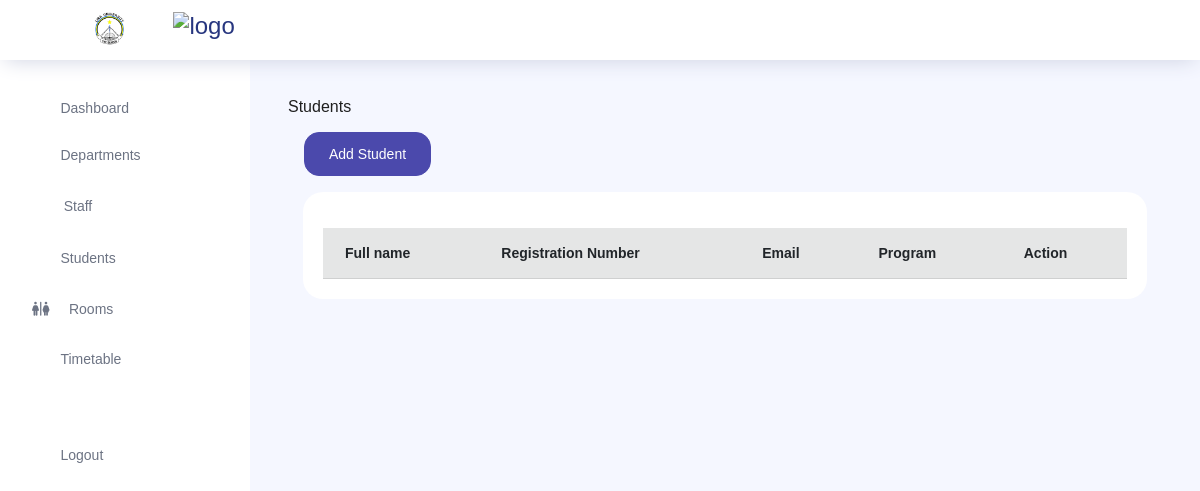
/student/, run on an earlier commit of the app's database.
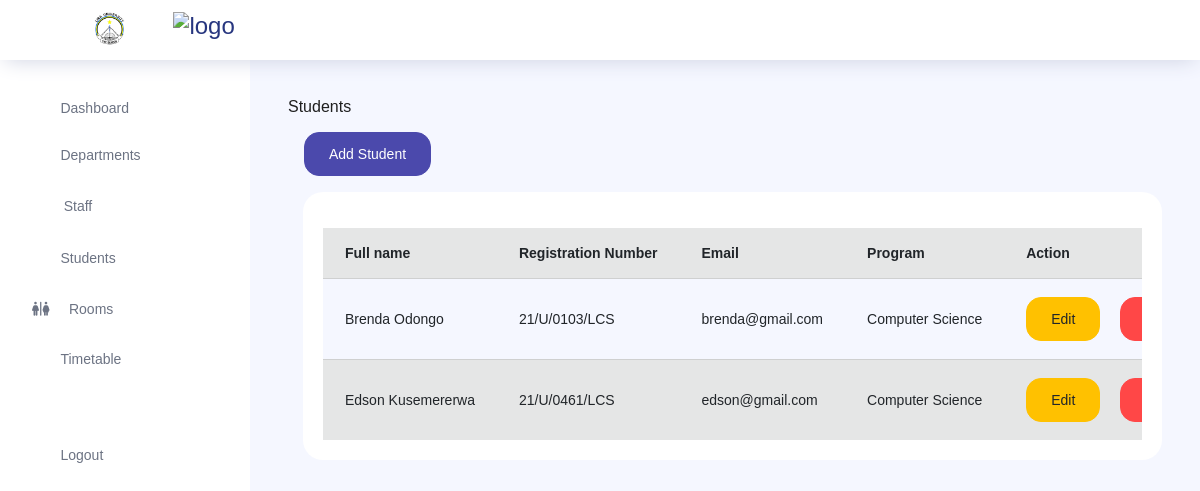
And on a later commit of the database.
### store/models.py (models this page shows, shortened)
class Student(models.Model):
    reg_no = models.CharField(max_length=40)
    first_name = models.CharField(max_length=50)
    last_name = models.CharField(max_length=50)
    email = models.EmailField()
    program = models.ForeignKey(Program, on_delete=models.CASCADE)
    password = models.CharField(max_length=255)

class Program(models.Model):
    program_name = models.CharField(max_length=100)
    program_code = models.CharField(max_length=20)
    department = models.ForeignKey(Department, on_delete=models.CASCADE)
    def __str__(self):
        return self.program_name

### core/views.py (the view, shortened to what this page needs)
# urls.py: path('student/', views.students, name='student'),
def students(request):
    programs = Program.objects.all()
    students = Student.objects.all().order_by('-id')
    context = {
        'programs':programs,
        'students':students,
    }
    return render(request, 'core/student.html', context)

### templates/core/student.html (shortened to what this page needs)
{% extends 'core/layout.html'%} {% block content %} Students
<br />
<a href="#" class="btn btn-primary m-3" data-toggle="modal" data-target="#addStudent">Add Student</a>
<div class="col-lg-12 grid-margin stretch-card">
  <div class="card">
    <div class="card-body">
      <div class="table-responsive pt-3">
        <table class="table table-secondary table-striped">
          <thead>
            <tr>
              <th>Full name</th>
              <th>Registration Number</th>
              <th>Email</th>
              <th>Program</th>
              <th>Action</th>
            </tr>
          </thead>
          <tbody>
            {% for student in students %}
            <tr>
              <td>{{student.first_name}} {{student.last_name}}</td>
              <td>{{student.reg_no}}</td>
              <td>{{student.email}}</td>
              <td>{{student.program}}</td>
              <td>
                <a href="#" data-toggle="modal" data-target="#editStudent{{ student.id }}"><button
                    class="btn btn-warning">Edit</button></a>&nbsp;&nbsp;&nbsp;&nbsp;
                <a href="{% url 'core:deleteStudent' pk=student.id %}" onclick="return(confirm('Are you sure you want to delete this student?'))"><button
                    class="btn btn-danger">Delete</button></a>
              </td>
            </tr>
            {%endfor%}
          </tbody>
        </table>
      </div>
    </div>
  </div>
</div>
{%endblock%}

### templates/core/layout.html (shortened to what this page needs)
{% load static%}
<!DOCTYPE html>
<html lang="en">
<head>
  <link rel="stylesheet" href="{% static 'vendors/feather/feather.css' %}">
  <link rel="stylesheet" href="{% static 'vendors/ti-icons/css/themify-icons.css' %}">
  <link rel="stylesheet" href="{% static 'vendors/css/vendor.bundle.base.css' %}">
  <link rel="stylesheet" href="{% static 'vendors/mdi/css/materialdesignicons.min.css' %}">
  <link rel="stylesheet" href="{% static 'vendors/datatables.net-bs4/dataTables.bootstrap4.css' %}">
  <link rel="stylesheet" href="{% static 'vendors/ti-icons/css/themify-icons.css' %}">
  <link rel="stylesheet" type="text/css" href="{% static 'js/select.dataTables.min.css' %}">
  <link rel="stylesheet" href="{% static 'css/vertical-layout-light/style.css' %}">
  <link rel="stylesheet" href="https://cdnjs.cloudflare.com/ajax/libs/font-awesome/6.0.0-beta3/css/all.min.css">
  <link rel="stylesheet" href="{% static 'css/style.css'%}">
</head>
<body>
  <div class="container-scroller">
    <nav class="navbar col-lg-12 col-12 p-0 fixed-top">
      <div class="navbar-menu-wrapper d-flex align-items-center justify-content-between w-100">
          <div class="navbar-brand-wrapper">
            <a class="navbar-brand brand-logo ml-3 d-flex align-items-center my-2" href="#">
              <img src="{% static 'images/timetable/logolira.png' %}" class="mr-2" alt="Lira University" />
              <img src="{% static 'images/timetable/tt.png' %}" alt="logo" />
          </a>
          </div>
        <ul class="navbar-nav navbar-nav-right">
          <li class="nav-item dropdown">
            <a class="nav-link count-indicator dropdown-toggle" id="notificationDropdown" href="#"
              data-toggle="dropdown">
              <i class="ti-settings mx-0"></i>
            </a>
          </li>
        </ul>
      </div>
    </nav>
    <div class="container-fluid page-body-wrapper">
      <nav class="sidebar sidebar-offcanvas position-fixed" id="sidebar">
        <ul class="nav">
          <li class="nav-item">
            <a class="nav-link" href="{% url 'core:dashboard'%}">
              <i class="icon-grid menu-icon"></i>
              <span class="menu-title">Dashboard</span>
            </a>
          </li>
          <li class="nav-item">
            <a class="nav-link" href="{% url 'core:departments' %}">
              <i class="icon-layout menu-icon"></i>
              <span class="menu-title">Departments</span>
            </a>
          </li>
          <li class="nav-item">
            <a class="nav-link" href="{% url 'core:staff' %}">
              <i style="font-size: 15px; margin-right: 20px;" class="mdi mdi-human-greeting"></i>
              <span class="menu-title">Staff</span>
            </a>
          </li>
          <li class="nav-item">
            <a class="nav-link" href="{% url 'core:student' %}">
              <i class="icon-head menu-icon"></i>
              <span class="menu-title">Students</span>
            </a>
          </li>
          <li class="nav-item">
            <a class="nav-link" href="{% url 'core:room' %}">
              <i class="fa-solid fa-restroom"></i> &nbsp;&nbsp;&nbsp;&nbsp;&nbsp;
              <span class="menu-title">Rooms</span>
            </a>
          </li>
          <li class="nav-item">
            <a class="nav-link" href="#">
              <i class="icon-head menu-icon"></i>
              <span class="menu-title">Timetable</span>
            </a>
          </li>
          <br>
          <li class="nav-item">
            <a class="nav-link" href="{% url 'core:logout' %}">
              <i class="icon-lock menu-icon"></i>
              <span class="menu-title" onclick="performAction()">Logout</span>
            </a>
          </li>
        </ul>
      </nav>
      <div class="main-panel" style="margin-left: 250px;">
        <div class="content-wrapper">
          {% block content%}
          {% endblock%}
        </div>
      </div>
    </div>
  </div>
</body>
</html>

What changed in the data, as far as the page shows it:
added Student: first_name "Brenda", last_name "Odongo", reg_no "21/U/0103/LCS", email "brenda@gmail.com", program "Computer Science"
added Student: first_name "Edson", last_name "Kusemererwa", reg_no "21/U/0461/LCS", email "edson@gmail.com", program "Computer Science"
